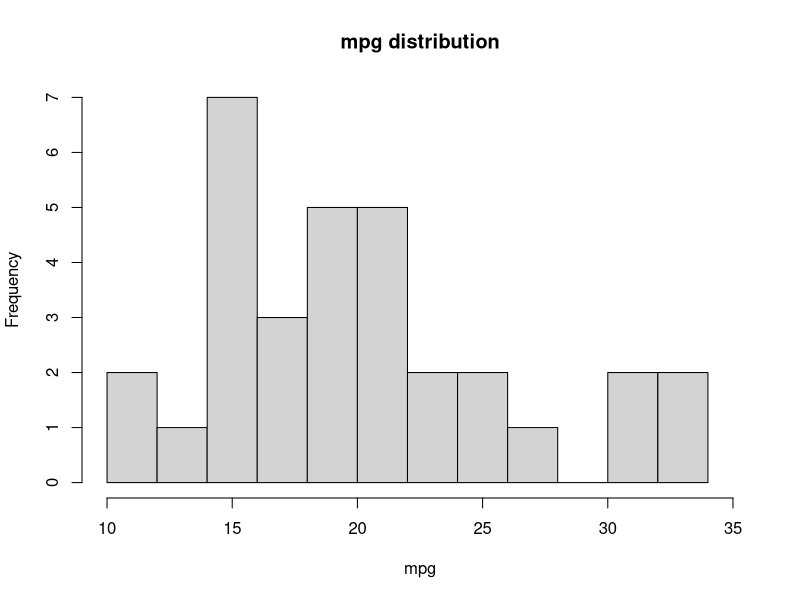
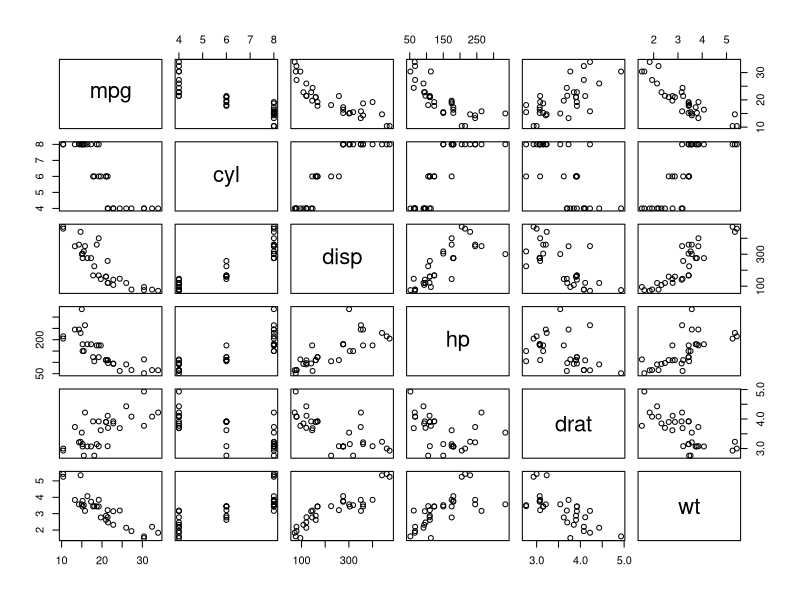

These charts were generated, in order, by the following R code: (Note: this script raises an error after producing the figures.)
rm(list=ls())
getwd()
?mtcars
car_data <- mtcars
head(car_data, 3)
tail(car_data, 3)
summary(mtcars)
str(car_data)
colSums(is.na(car_data))
quantile(car_data$wt)
quantile(car_data$wt, c(.2, .4, .8))
var(car_data$wt)
var(car_data$mpg)
hist(car_data$mpg, breaks=10, xlab = "mpg", main = "mpg distribution", xlim = range(10:35))
column_means <- colMeans(car_data)
center_matrix <- matrix( rep(column_means, nrow(car_data)), nrow=nrow(car_data),ncol=ncol(car_data), byrow = TRUE)
centered_cars <- car_data - center_matrix     # Subtract column means

print( head(centered_cars))
print(colMeans(centered_cars))  
sd(centered_cars$mpg)
column_sds <- apply(centered_cars, MARGIN = 2, FUN = sd)

print(column_sds) 
scale_matrix <- matrix( rep(column_sds, nrow(car_data)), nrow=nrow(car_data), ncol=ncol(car_data), byrow = TRUE)    
centered_scaled_cars <- centered_cars/scale_matrix
summary(centered_scaled_cars)
auto_scaled_cars <- scale(car_data,              # Numeric data object
                          center=TRUE,        # Center the data?
                          scale=TRUE)         # Scale the data?

summary(auto_scaled_cars) 
cor(car_data[,1:6]) 
pairs(car_data[,1:6])
install.packages('psych')
library(psych)
pairs.panels(car_data[,1:6], method = "pearson", 
             hist.col = "#00AFBB", density = TRUE, # show density plots 
             ellipses = TRUE # show correlation ellipses 
) 
str(mtcars)
hist(mtcars$mpg, breaks=10, xlab = "mpg", main = "mpg distribution", xlim = range(10:35))
cor(mtcars[,1:6]) 
colSums(is.na(mtcars))
quantile(mtcars$wt)
column_means <- colMeans(mtcars)
center_matrix <- matrix( rep(column_means, nrow(mtcars)), nrow=nrow(mtcars),ncol=ncol(mtcars), byrow = TRUE)
centered_cars <- mtcars - center_matrix     # Subtract column means

print( head(centered_cars))
auto_scaled_cars <- scale(mtcars,              # Numeric data object
                          center=TRUE,        # Center the data?
                          scale=TRUE)         # Scale the data?

summary(auto_scaled_cars)  